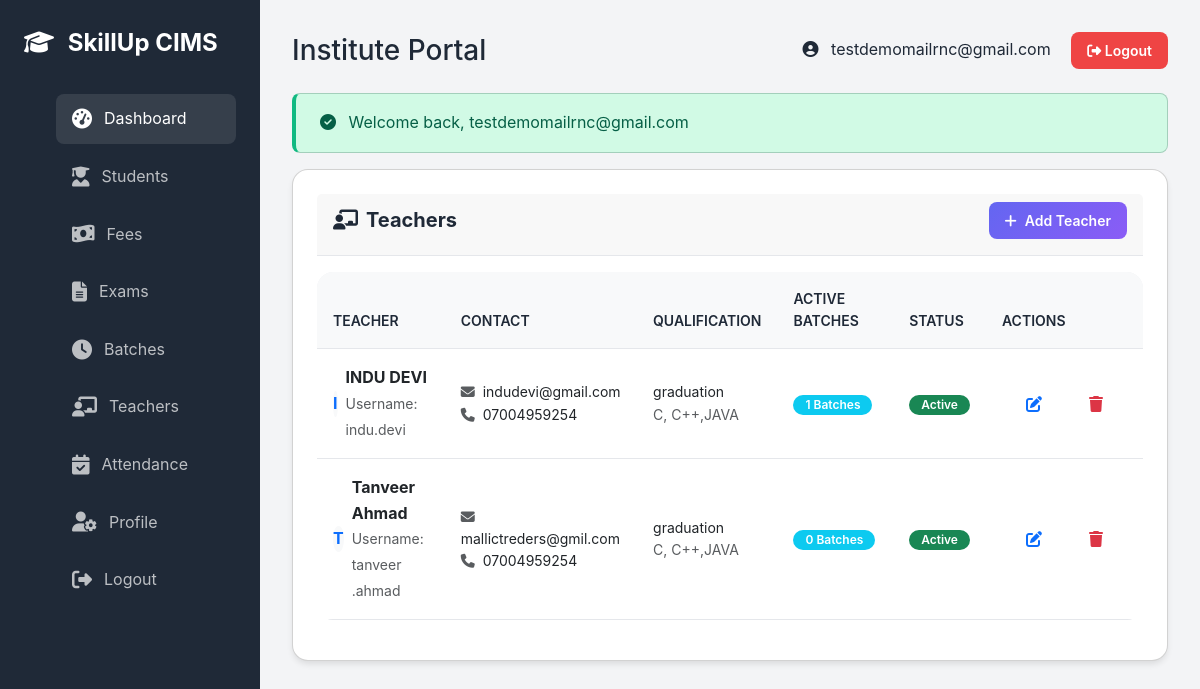
Page /public/institute/teachers (signed in) on the committed database.
### tables this page shows
CREATE TABLE `institutes` (
  `id` int(10) UNSIGNED NOT NULL,
  `franchise_id` int(10) UNSIGNED NOT NULL,
  `institute_code` varchar(20) NOT NULL,
  `institute_name` varchar(200) NOT NULL,
  `address` text NOT NULL,
  `city` varchar(100) DEFAULT NULL,
  `state` varchar(100) DEFAULT NULL,
  `pincode` varchar(10) DEFAULT NULL,
  `contact_person` varchar(100) NOT NULL,
  `phone` varchar(20) NOT NULL,
  `email` varchar(100) NOT NULL,
  `logo` varchar(255) DEFAULT NULL,
  `status` enum('active','inactive') DEFAULT 'active',
  `user_id` int(10) UNSIGNED DEFAULT NULL COMMENT 'Institute admin user ID',
  `created_at` timestamp NOT NULL DEFAULT current_timestamp(),
  `updated_at` timestamp NOT NULL DEFAULT current_timestamp() ON UPDATE current_timestamp()
);

CREATE TABLE `teachers` (
  `id` int(11) UNSIGNED NOT NULL,
  `user_id` int(11) UNSIGNED NOT NULL,
  `institute_id` int(11) UNSIGNED NOT NULL,
  `first_name` varchar(50) NOT NULL,
  `last_name` varchar(50) NOT NULL,
  `phone` varchar(20) NOT NULL,
  `qualification` varchar(100) DEFAULT NULL,
  `experience` varchar(50) DEFAULT NULL,
  `specialization` varchar(100) DEFAULT NULL,
  `status` enum('active','inactive') DEFAULT 'active',
  `created_at` timestamp NOT NULL DEFAULT current_timestamp(),
  `updated_at` timestamp NOT NULL DEFAULT current_timestamp() ON UPDATE current_timestamp()
);

CREATE TABLE `users` (
  `id` int(10) UNSIGNED NOT NULL,
  `role_id` int(10) UNSIGNED NOT NULL,
  `reset_token` varchar(64) DEFAULT NULL,
  `reset_expires_at` datetime DEFAULT NULL,
  `username` varchar(50) NOT NULL,
  `email` varchar(100) NOT NULL,
  `password_hash` varchar(255) NOT NULL,
  `status` enum('active','inactive','suspended') DEFAULT 'active',
  `last_login` timestamp NULL DEFAULT NULL,
  `created_at` timestamp NOT NULL DEFAULT current_timestamp(),
  `updated_at` timestamp NOT NULL DEFAULT current_timestamp() ON UPDATE current_timestamp()
);

### views/institute/teachers.php (the view, shortened to what the rows shown need)
<div class="row mb-4">
    <div class="col-md-12">
        <div class="card">
            <div class="card-header d-flex justify-content-between align-items-center">
                <h5 class="card-title mb-0">
                    <i class="fas fa-chalkboard-teacher me-2"></i>Teachers
                </h5>
                <button class="btn btn-primary btn-sm" data-bs-toggle="modal" data-bs-target="#addTeacherModal">
                    <i class="fas fa-plus me-2"></i>Add Teacher
                </button>
            </div>
            <div class="card-body">
                <?php if (empty($teachers)): ?>
                    <div class="text-center py-5 text-muted">
                        <i class="fas fa-chalkboard-teacher fa-4x mb-3 opacity-50"></i>
                        <p class="h5">No teachers added yet.</p>
                        <p>Add teachers to assign them to batches.</p>
                    </div>
                <?php else: ?>
                    <div class="table-responsive">
                        <table class="table table-hover align-middle">
                            <thead class="table-light">
                                <tr>
                                    <th>Teacher</th>
                                    <th>Contact</th>
                                    <th>Qualification</th>
                                    <th>Active Batches</th>
                                    <th>Status</th>
                                    <th>Actions</th>
                                </tr>
                            </thead>
                            <tbody>
                                <?php foreach ($teachers as $teacher): ?>
                                    <tr>
                                        <td>
                                            <div class="d-flex align-items-center">
                                                <div
                                                    class="avatar-sm me-2 bg-light rounded-circle d-flex align-items-center justify-content-center text-primary fw-bold">
                                                    <?= strtoupper(substr($teacher['first_name'], 0, 1)) ?>
                                                </div>
                                                <div>
                                                    <div class="fw-bold">
                                                        <?= e($teacher['first_name'] . ' ' . $teacher['last_name']) ?></div>
                                                    <small class="text-muted">Username: <?= e($teacher['username']) ?></small>
                                                </div>
                                            </div>
                                        </td>
                                        <td>
                                            <div class="small">
                                                <i class="fas fa-envelope me-1 text-muted"></i> <?= e($teacher['email']) ?><br>
                                                <i class="fas fa-phone me-1 text-muted"></i> <?= e($teacher['phone']) ?>
                                            </div>
                                        </td>
                                        <td>
                                            <div class="small">
                                                <?= e($teacher['qualification']) ?><br>
                                                <span class="text-muted"><?= e($teacher['specialization']) ?></span>
                                            </div>
                                        </td>
                                        <td>
                                            <span class="badge bg-info rounded-pill">
                                                <?= $teacher['active_batches'] ?> Batches
                                            </span>
                                        </td>
                                        <td>
                                            <span
                                                class="badge bg-<?= $teacher['status'] === 'active' ? 'success' : 'secondary' ?>">
                                                <?= ucfirst($teacher['status']) ?>
                                            </span>
                                        </td>
                                        <td>
                                            <div class="btn-group btn-group-sm">
                                                <button type="button" class="btn btn-outline-primary"
                                                    onclick='editTeacher(<?= json_encode($teacher) ?>)' title="Edit">
                                                    <i class="fas fa-edit"></i>
                                                </button>
                                                <button type="button" class="btn btn-outline-danger"
                                                    onclick="deleteTeacher(<?= $teacher['id'] ?>)" title="Delete">
                                                    <i class="fas fa-trash"></i>
                                                </button>
                                            </div>
                                        </td>
                                    </tr>
                                <?php endforeach; ?>
                            </tbody>
                        </table>
                    </div>
                <?php endif; ?>
            </div>
        </div>
    </div>
</div>

### core/Router.php (shortened to what the rows shown need)
<?php
class Router
{
    private $routes = [];
    private function addRoute($method, $uri, $controller, $action, $middleware = [])
    {
        if (strpos($controller, '@') !== false && $action === null) {
            list($controller, $action) = explode('@', $controller);
        }
        $this->routes[] = [
            'method' => $method,
            'uri' => $uri,
            'controller' => $controller,
            'action' => $action,
            'middleware' => $middleware
        ];
    }
    public function dispatch()
    {
        $requestUri = $this->getRequestUri();
        $requestMethod = $_SERVER['REQUEST_METHOD'];
        foreach ($this->routes as $route) {
            if ($route['method'] === $requestMethod && $this->matchRoute($route['uri'], $requestUri, $params)) {
                $controllerClass = $route['controller'];
                $action = $route['action'];
                if (class_exists($controllerClass)) {
                    $controller = new $controllerClass();
                    if (method_exists($controller, $action)) {
                        call_user_func_array([$controller, $action], $params);
                        return;
                    }
                }
                return;
            }
        }
    }
    private function matchRoute($routeUri, $requestUri, &$params = [])
    {
        $pattern = preg_replace('/\{(\w+)\}/', '([^/]+)', $routeUri);
        $pattern = '#^' . $pattern . '$#';
        if (preg_match($pattern, $requestUri, $matches)) {
            return true;
        }
        return false;
    }
    private function getRequestUri()
    {
        $uri = parse_url($_SERVER['REQUEST_URI'], PHP_URL_PATH);
        $scriptName = dirname($_SERVER['SCRIPT_NAME']);
        if ($scriptName !== '/' && strpos($uri, $scriptName) === 0) {
            $uri = substr($uri, strlen($scriptName));
        }
        return rtrim($uri, '/') ?: '/';
    }
}

### views/layouts/institute.php (shortened to what the rows shown need)
<!DOCTYPE html>
<html lang="en">
<head>
    <link href="https://cdn.jsdelivr.net/npm/bootstrap@5.3.0/dist/css/bootstrap.min.css" rel="stylesheet">
    <link rel="stylesheet" href="https://cdnjs.cloudflare.com/ajax/libs/font-awesome/6.4.0/css/all.min.css">
    <link rel="stylesheet" href="https://cdn.datatables.net/1.13.6/css/dataTables.bootstrap5.min.css">
    <link rel="stylesheet" href="<?= url('public/assets/css/custom.css') ?>">
</head>
<body>
    <div class="dashboard-container">
        <aside class="sidebar">
            <div class="sidebar-logo">
                <i class="fas fa-graduation-cap me-2"></i>
                SkillUp CIMS
            </div>
            <ul class="sidebar-menu">
                <li>
                    <a href="<?= url('institute/dashboard') ?>" class="active">
                        <i class="fas fa-tachometer-alt"></i> Dashboard
                    </a>
                </li>
                <li>
                    <a href="<?= url('institute/students') ?>">
                        <i class="fas fa-user-graduate"></i> Students
                    </a>
                </li>
                <li>
                    <a href="<?= url('institute/fees') ?>">
                        <i class="fas fa-money-bill-wave"></i> Fees
                    </a>
                </li>
                <li>
                    <a href="<?= url('institute/exams') ?>">
                        <i class="fas fa-file-alt"></i> Exams
                    </a>
                </li>
                <li>
                    <a href="<?= url('institute/batches') ?>">
                        <i class="fas fa-clock"></i> Batches
                    </a>
                </li>
                <li>
                    <a href="<?= url('institute/teachers') ?>">
                        <i class="fas fa-chalkboard-teacher"></i> Teachers
                    </a>
                </li>
                <li>
                    <a href="<?= url('institute/attendance') ?>">
                        <i class="fas fa-calendar-check"></i> Attendance
                    </a>
                </li>
                <li>
                    <a href="<?= url('institute/profile') ?>">
                        <i class="fas fa-user-cog"></i> Profile
                    </a>
                </li>
                <li>
                    <a href="<?= url('logout') ?>">
                        <i class="fas fa-sign-out-alt"></i> Logout
                    </a>
                </li>
            </ul>
        </aside>
        <main class="main-content">
            <div class="d-flex justify-content-between align-items-center mb-4">
                <h1 class="h3 mb-0">Institute Portal</h1>
                <div>
                    <span class="me-3">
                        <i class="fas fa-user-circle me-2"></i>
                        <?= e(Session::userData('username')) ?>
                    </span>
                    <a href="<?= url('logout') ?>" class="btn btn-sm btn-danger">
                        <i class="fas fa-sign-out-alt"></i> Logout
                    </a>
                </div>
            </div>
            <?php if ($success = getFlash('success')): ?>
                <div class="alert alert-success">
                    <i class="fas fa-check-circle me-2"></i>
                    <?= e($success) ?>
                </div>
            <?php endif; ?>
            <?= $content ?>
        </main>
    </div>
</body>
</html>

### rows in the picture
institutes: email "testdemomailrnc@gmail.com"
teachers: first_name "I", first_name+last_name "INDU DEVI", user.username "indu.devi", user.email "indudevi@gmail.com", phone "07004959254", qualification "graduation", specialization "C, C++,JAVA", active_batches "1", status "Active"
teachers: first_name "T", first_name+last_name "Tanveer Ahmad", user.username "tanveer .ahmad", user.email "mallictreders@gmil.com", phone "07004959254", qualification "graduation", specialization "C, C++,JAVA", active_batches "0", status "Active"
